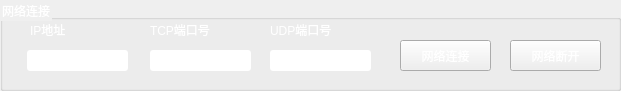
  <widget class="QGroupBox" name="NetworkBox">
   <property name="geometry">
    <rect>
     <x>20</x>
     <y>70</y>
     <width>621</width>
     <height>91</height>
    </rect>
   </property>
   <property name="styleSheet">
    <string notr="true">color: rgb(255, 255, 255);</string>
   </property>
   <property name="title">
    <string>网络连接</string>
   </property>
   <widget class="QLineEdit" name="TCPPortLineEdit">
    <property name="geometry">
     <rect>
      <x>150</x>
      <y>50</y>
      <width>101</width>
      <height>21</height>
     </rect>
    </property>
    <property name="styleSheet">
     <string notr="true">background-color: rgb(255, 255, 255);
color: rgb(0, 0, 0);
border-radius:3px;</string>
    </property>
    <property name="alignment">
     <set>Qt::AlignCenter</set>
    </property>
   </widget>
   <widget class="QLineEdit" name="IPLineEdit">
    <property name="geometry">
     <rect>
      <x>27</x>
      <y>50</y>
      <width>101</width>
      <height>21</height>
     </rect>
    </property>
    <property name="focusPolicy">
     <enum>Qt::NoFocus</enum>
    </property>
    <property name="contextMenuPolicy">
     <enum>Qt::NoContextMenu</enum>
    </property>
    <property name="styleSheet">
     <string notr="true">background-color: rgb(255, 255, 255);
color: rgb(0, 0, 0);
border-radius:3px;</string>
    </property>
    <property name="alignment">
     <set>Qt::AlignCenter</set>
    </property>
   </widget>
   <widget class="QLabel" name="label_17">
    <property name="geometry">
     <rect>
      <x>30</x>
      <y>20</y>
      <width>91</width>
      <height>21</height>
     </rect>
    </property>
    <property name="text">
     <string>&lt;html&gt;&lt;head/&gt;&lt;body&gt;&lt;p&gt;IP地址&lt;/p&gt;&lt;/body&gt;&lt;/html&gt;</string>
    </property>
    <property name="textFormat">
     <enum>Qt::AutoText</enum>
    </property>
    <property name="alignment">
     <set>Qt::AlignLeading|Qt::AlignLeft|Qt::AlignVCenter</set>
    </property>
   </widget>
   <widget class="QPushButton" name="DisconnectButton">
    <property name="geometry">
     <rect>
      <x>510</x>
      <y>40</y>
      <width>91</width>
      <height>31</height>
     </rect>
    </property>
    <property name="styleSheet">
     <string notr="true">background-color: rgb(180, 180, 180);
color: rgb(0, 0, 0);
border-radius:3px;

QPushButton{
background-color: rgb(175, 175, 175);
border-radius:3px;
}

QPushButton:hover{
background-color: rgb(195, 195, 195);
border-radius:3px;
}

QPushButton:pressed{
background-color: rgb(205, 205, 205);
border-radius:3px;
}</string>
    </property>
    <property name="text">
     <string>网络断开</string>
    </property>
   </widget>
   <widget class="QLabel" name="label_18">
    <property name="geometry">
     <rect>
      <x>150</x>
      <y>20</y>
      <width>91</width>
      <height>21</height>
     </rect>
    </property>
    <property name="text">
     <string>&lt;html&gt;&lt;head/&gt;&lt;body&gt;&lt;p&gt;TCP端口号&lt;/p&gt;&lt;/body&gt;&lt;/html&gt;</string>
    </property>
    <property name="textFormat">
     <enum>Qt::AutoText</enum>
    </property>
    <property name="alignment">
     <set>Qt::AlignLeading|Qt::AlignLeft|Qt::AlignVCenter</set>
    </property>
   </widget>
   <widget class="QPushButton" name="ConnectButton">
    <property name="geometry">
     <rect>
      <x>400</x>
      <y>40</y>
      <width>91</width>
      <height>31</height>
     </rect>
    </property>
    <property name="styleSheet">
     <string notr="true">background-color: rgb(180, 180, 180);
color: rgb(0, 0, 0);
border-radius:3px;

QPushButton{
background-color: rgb(175, 175, 175);
border-radius:3px;
}

QPushButton:hover{
background-color: rgb(195, 195, 195);
border-radius:3px;
}

QPushButton:pressed{
background-color: rgb(205, 205, 205);
border-radius:3px;
}</string>
    </property>
    <property name="text">
     <string>网络连接</string>
    </property>
   </widget>
   <widget class="QLineEdit" name="UDPPortLineEdit">
    <property name="geometry">
     <rect>
      <x>270</x>
      <y>50</y>
      <width>101</width>
      <height>21</height>
     </rect>
    </property>
    <property name="styleSheet">
     <string notr="true">background-color: rgb(255, 255, 255);
color: rgb(0, 0, 0);
border-radius:3px;</string>
    </property>
    <property name="alignment">
     <set>Qt::AlignCenter</set>
    </property>
   </widget>
   <widget class="QLabel" name="label_28">
    <property name="geometry">
     <rect>
      <x>270</x>
      <y>20</y>
      <width>91</width>
      <height>21</height>
     </rect>
    </property>
    <property name="text">
     <string>&lt;html&gt;&lt;head/&gt;&lt;body&gt;&lt;p&gt;UDP端口号&lt;/p&gt;&lt;/body&gt;&lt;/html&gt;</string>
    </property>
    <property name="textFormat">
     <enum>Qt::AutoText</enum>
    </property>
    <property name="alignment">
     <set>Qt::AlignLeading|Qt::AlignLeft|Qt::AlignVCenter</set>
    </property>
   </widget>
  </widget>
